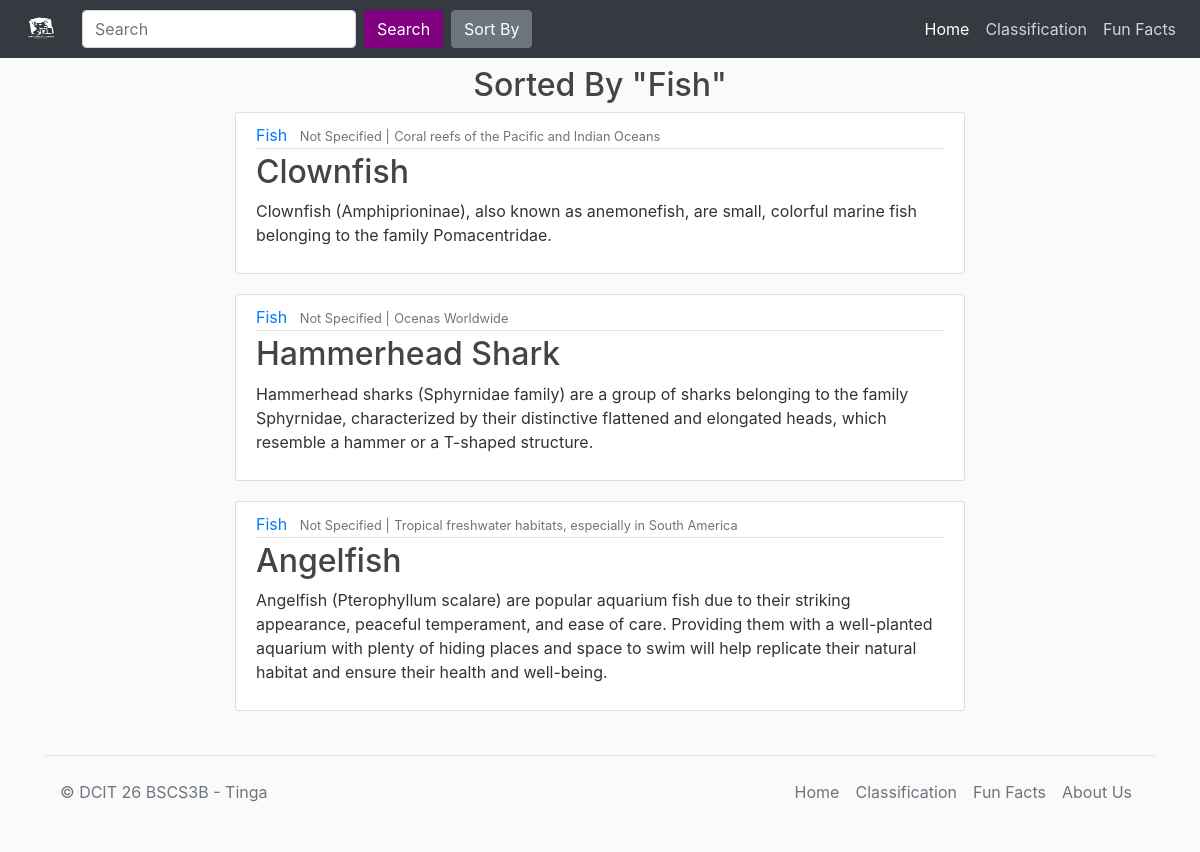
Before: /Sorted/Fish/ with the older database file.
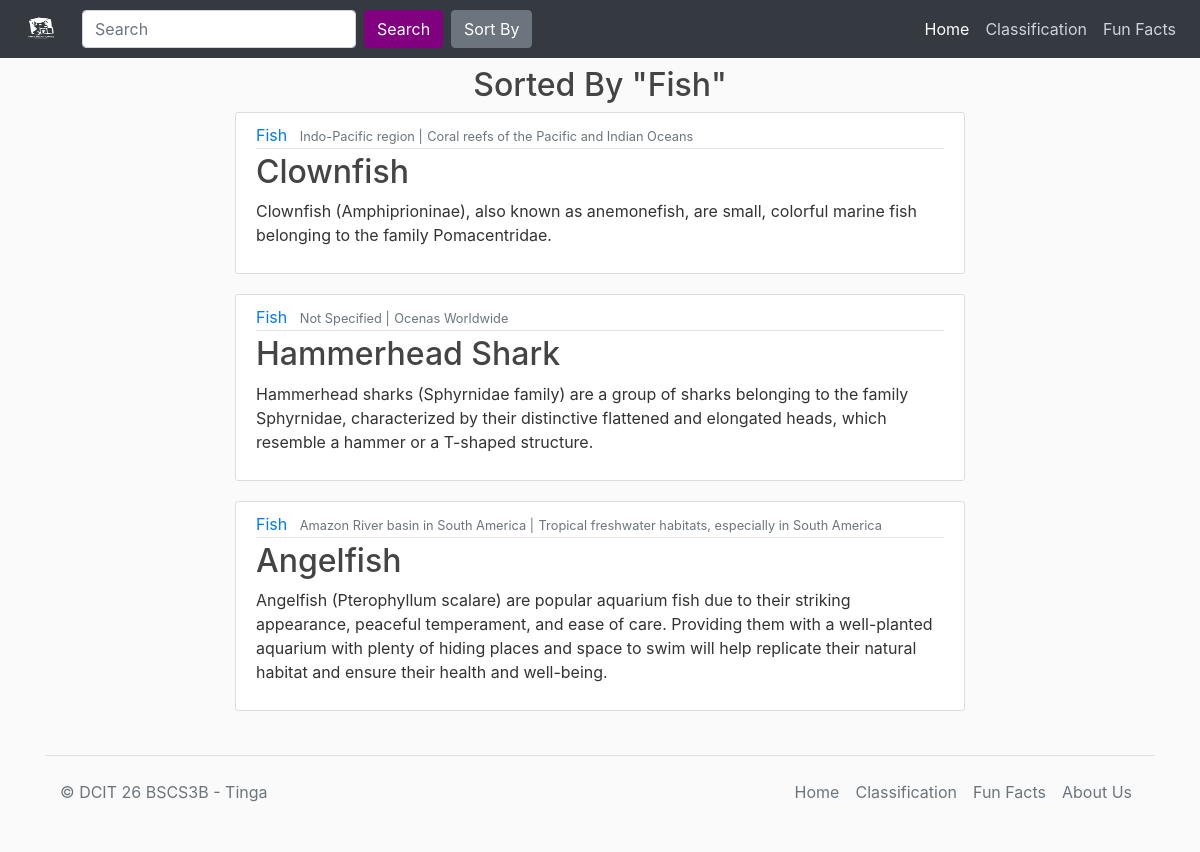
After: the same page with the newer database file.
### blog/models.py (models this page shows, shortened)
class Post(models.Model):
	an_type = models.CharField(max_length=100)
	animal_cat = models.CharField(max_length=50)
	animal = models.CharField(max_length=100)
	definition = models.TextField()
	location_discovered = models.CharField(max_length=100)
	location = models.CharField(max_length=100)
	more_info = models.TextField(null=True, blank=True)
	image_name = models.CharField(max_length=50)
	image = models.ImageField(upload_to="img/%y", height_field=None, width_field=None, max_length=None)
	sci_name = models.CharField(max_length=255)
	fav_food = models.CharField(max_length=255)

### blog/views.py (the view)
# urls.py: path('Sorted/<str:animal_type>/', views.sort_animals, name='blog-animals'),
def sort_animals(request, animal_type=None):
    if animal_type:
        sort_query = Post.objects.filter(an_type = animal_type)
    else:
        sort_query = Post.objects.all()
        sci_name = sort_query.values_list('sci_name', flat=True)
        fav_food = sort_query.values_list('fav_food', flat=True)
        animal_cat = sci_name = sort_query.values_list('animal_cat', flat=True)
    context1 = {
        'posts' : sort_query,
        'selected_animal_type' : animal_type,
    }
    return render(request, 'blog/sorting.html', context1)

### blog/templates/blog/sorting.html (shortened to what this page needs)
{% extends 'blog/base.html' %}
{% block content %}
<div>
{% if selected_animal_type %}
    <h2 style='text-align: center;'>Sorted By "{{ selected_animal_type }}"</h2>
{% endif %}
</div>
<div>
  {% for post in posts %}
    <article class="media content-section mt-2 zoom-container">
          <div class="media-body">
            <div class="article-metadata">
              <a class="mr-2" href="{% url 'blog:blog-animals2' post.an_type %}">{{ post.an_type }}</a>
              <small class="text-muted">{{ post.location_discovered }} |</small>
              <small class="text-muted">{{ post.location }}</small>
            </div>
            <h2><a class="article-title" href="{% url 'blog:blog-info' post.animal %}">{{ post.animal }}</a></h2>
            <p class="article-content">{{ post.definition }}</p>
          </div>
        </article>
  {% endfor %}
</div>
{% endblock %}

Changed rows visible on the page:
changed Post "Clownfish": location_discovered "Not Specified" → "Indo-Pacific region"
changed Post "Angelfish": location_discovered "Not Specified" → "Amazon River basin in South America"
